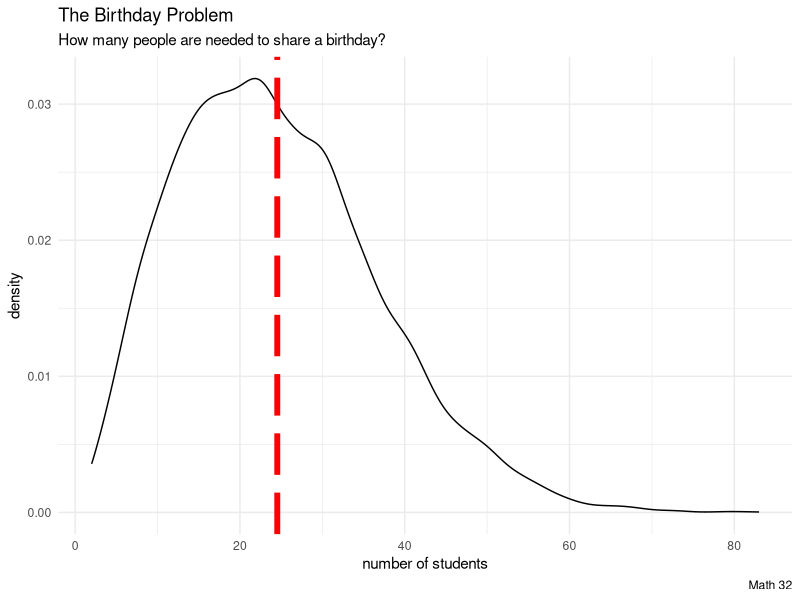

Reproduce this figure in R.
## ---- chunk 1
library(tidyverse)
## ---- chunk 2
# go over random numbers
one_random_number <- runif(1)
one_random_number

# build a vector of random numbers
X <- runif(32)
X

# calculation on a vector
FX <- cumsum(X)
FX
## ---- chunk 3
N <- 1000000 #number of trials
trial <- 1:N
numbers_needed <- rep(0, N)

for(i in 1:N){
  X  <- runif(32)
  FX <- cumsum(X)
  numbers_needed[i] <- which.max(FX > 1)
}

df <- data.frame(trial, numbers_needed)
## ---- chunk 4
mean(df$numbers_needed)
## ---- chunk 5
N <- 10000 #number of trials
trial <- 1:N
number_needed <- rep(0, N)

for(i in 1:N){
  birthdays <- sample(1:365, 145, replace = TRUE)
  number_needed[i] <- which.max(duplicated(birthdays))
}

df <- data.frame(trial, number_needed)
## ---- chunk 6
mean(df$number_needed)
## ---- chunk 7
df %>%
  ggplot(aes(x = number_needed)) +
  geom_density(kernel = "gaussian") +
  geom_vline(xintercept = mean(df$number_needed), 
             color = "red",
             size = 2,
             linetype = "longdash") +
  labs(title = "The Birthday Problem",
       subtitle = "How many people are needed to share a birthday?",
       caption = "Math 32",
       x = "number of students") +
  theme_minimal()
